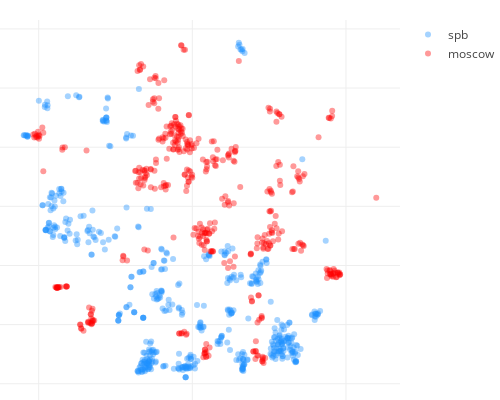

Write notebook code for a chart like this one.
### Code cell
cn = Counter()
for loc in list(data1.keys()):
    for photo in data1[loc]:
        for category, val in data1[loc][photo]['categories'].items():
            cn[category] += float(val)
            
all_tags = list(cn.keys())

all_tags.remove("beauty_salon")
all_tags.remove("dressing_room")

####

scenes_fn = "/Users/pavel/Sources/python/concepts/insta/cv_sandbox/photo_tagger/scenes_{}.json"


def load_json(fn):
    with open(fn, "r") as f:
        return json.load(f)


def build_tags_table(tags, scene_data):
    dd = []
    for loc in list(scene_data.keys()):
        cn = Counter()
        location_data = scene_data[loc]
        for photo in location_data:
            photo_data = scene_data[loc][photo]['categories'].items()
            for category, val in photo_data:
                cn[category] += float(val) / len(location_data)
        dd.append([loc, cn])

    dd1 = []
    for x in dd:
        dd1.append([x[0]] + [x[1][tag] for tag in tags])

    tags_table = pd.DataFrame(dd1)
    tags_table.columns=["id"] + tags
    
    return tags_table


selected_tags = get_tags('selected')

opposite_scenes = load_json(scenes_fn.format(OPPOSITE_CITY))
target_scenes = load_json(scenes_fn.format(CITY))

opposite_tags_table = build_tags_table(all_tags, opposite_scenes)
target_tags_table = build_tags_table(all_tags, target_scenes)

general_tags_table = np.vstack((target_tags_table[all_tags].values.tolist(), 
                                opposite_tags_table[all_tags].values.tolist()))

####

visual_data = TSNE().fit_transform(general_tags_table).T

####

target_path = "/Users/pavel/Sources/python/concepts/insta/photos_{}/".format(CITY)
opposite_path = "/Users/pavel/Sources/python/concepts/insta/photos_{}/".format(OPPOSITE_CITY)

loc_file_target = list(map(lambda x: x.strip().split(","), open(target_path + "loc_info.csv", "r").readlines()[1:]))
id2loc_target = {x[0]: x[1] for x in loc_file_target}

loc_file_opposite = list(map(lambda x: x.strip().split(","), open(opposite_path + "loc_info.csv", "r").readlines()[1:]))
id2loc_opposite = {x[0]: x[1] for x in loc_file_opposite}

labels_opposite = [id2loc_opposite[x] if x in id2loc_opposite else "_" for x in opposite_tags_table['id'].tolist() ]
labels_target = [id2loc_target[x] if x in id2loc_target else "_"  for x in target_tags_table['id'].tolist()]

####

id2city = {}

for x in opposite_tags_table['id'].tolist():
    id2city[x] = OPPOSITE_CITY
    
for x in target_tags_table['id'].tolist():
    id2city[x] = CITY
    
####

def closest_node(node, nodes):
    nodes = np.asarray(nodes)
    dist_2 = np.sum((nodes - node)**2, axis=1)
    return np.argsort(dist_2)

vis_list = list(visual_data.T)
all_ids = target_tags_table['id'].tolist() + opposite_tags_table['id'].tolist()
s = []

indexes_target,indexes_opposite,indexes_other = [], [], []
for j in range(len(visual_data[0])):
    xc, yc = visual_data[0, j], visual_data[1, j]
    
    f_v = vis_list[:j]+vis_list[j+1:]
    cn = closest_node((xc, yc), f_v)[:10]

    curr_city = id2city[all_ids[j]]
    nb = [id2city[all_ids[x]] for x in cn]
    if nb.count(curr_city) / len(nb) > 0.7:
        if curr_city == CITY:
            indexes_target.append(j)
        elif curr_city == OPPOSITE_CITY:   
            indexes_opposite.append(j)
    else:   
        indexes_other.append(j)

###

colors = np.array(['dodgerblue'] * target_tags_table.shape[0] + 
                  ['red'] * opposite_tags_table.shape[0])

for j in indexes_other:
    colors[j] = 'aliceblue'

labels = np.array(labels_target + labels_opposite)

####

def create_scatter(x, y, colors, labels, name):
    return go.Scatter(x=x, y=y,
                      mode='markers',
                      hoverinfo='text',
                      text=labels,
                      name=name,
                      marker=dict(opacity=MARKER_OPACITY, 
                                   color=colors))
####

MARKER_OPACITY = 0.4

data = [create_scatter(np.array(visual_data[0])[indexes_target],
                       np.array(visual_data[1])[indexes_target],
                       colors[indexes_target], labels[indexes_target],
                       CITY),
        create_scatter(np.array(visual_data[0])[indexes_opposite],
                       np.array(visual_data[1])[indexes_opposite],
                       colors[indexes_opposite], labels[indexes_opposite],
                       OPPOSITE_CITY),
        # for debug
        #create_scatter(np.array(visual_data[0])[indexes_other],
        #               np.array(visual_data[1])[indexes_other],
        #               colors[indexes_other], labels[indexes_other],
        #               "other")
       ]

MARGIN = dict(l=0, r=30, b=0, t=20)
PLOT_HEIGHT = 400
PLOT_WIDTH = 500

axis_style = dict(showticklabels=False, zeroline=False)
layout = go.Layout(height=PLOT_HEIGHT, width=PLOT_WIDTH,
                    margin=MARGIN, hovermode='closest',
                    xaxis=axis_style, yaxis=axis_style)

fig = go.Figure(data=data, layout=layout)

py.iplot(fig, show_link=False)

### Figure 1 — Plotly figure (JSON) as saved in the notebook; plotly's stock layout.template omitted (floating-point values rounded to 4 significant figures; data arrays with more than 128 entries replaced by an {"elided": "..."} marker saying what was removed)
{"data": [{"hoverinfo": "text", "marker": {"color": {"elided": "509 str values"}, "opacity": 0.4}, "mode": "markers", "name": "spb", "text": {"elided": "509 str values"}, "type": "scatter", "uid": "938a890c-fbbb-11e8-8a4f-3c15c2cf2370", "x": {"elided": "509 float values"}, "y": {"elided": "509 float values"}}, {"hoverinfo": "text", "marker": {"color": {"elided": "427 str values"}, "opacity": 0.4}, "mode": "markers", "name": "moscow", "text": {"elided": "427 str values"}, "type": "scatter", "uid": "938a9640-fbbb-11e8-bade-3c15c2cf2370", "x": {"elided": "427 float values"}, "y": {"elided": "427 float values"}}], "layout": {"height": 400, "hovermode": "closest", "margin": {"b": 0, "l": 0, "r": 30, "t": 20}, "width": 500, "xaxis": {"showticklabels": false, "zeroline": false}, "yaxis": {"showticklabels": false, "zeroline": false}}}
